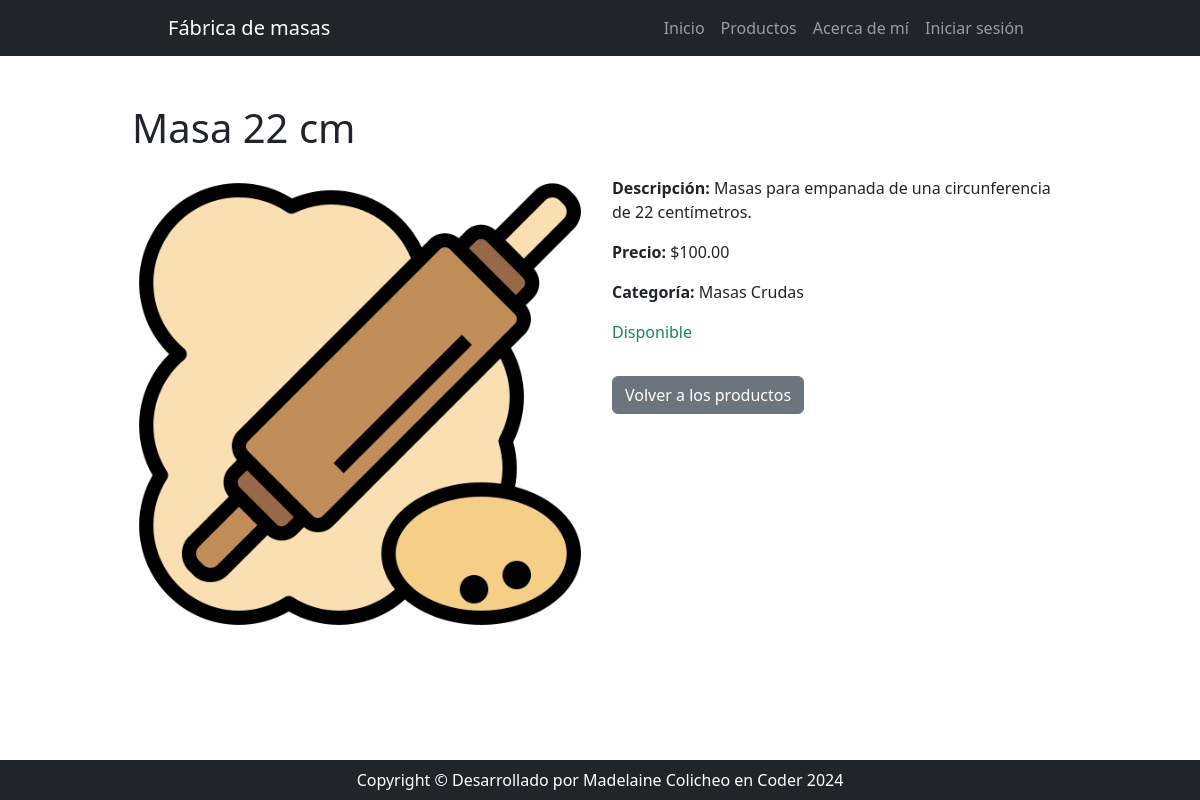
The page /producto/1/ on the database its author committed.
### app/models.py (models this page shows, shortened)
class Producto(models.Model):
    nombre = models.CharField(max_length=100)
    descripcion = models.TextField()
    categoria = models.ForeignKey(Categoria, on_delete=models.CASCADE)
    precio = models.DecimalField(max_digits=10, decimal_places=2)
    imagen = models.ImageField(upload_to='productos/')
    disponibilidad = models.BooleanField(default=True)

class Categoria(models.Model):
    nombre = models.CharField(max_length=100)
    descripcion = models.TextField()

### app/views.py (the view)
# urls.py: path('producto/<int:id>/', views.producto_detalle, name='producto_detalle'),  # URL para el detalle de un producto específico
def producto_detalle(request, id):
    producto = get_object_or_404(Producto, id=id)
    return render(request, 'app/producto_detalle.html', {'producto': producto})

### app/templates/app/producto_detalle.html (shortened to what this page needs)
{% load static %}
<!DOCTYPE html>
<html lang="es">
<head>
    <link href="https://cdn.jsdelivr.net/npm/bootstrap@5.2.3/dist/css/bootstrap.min.css" rel="stylesheet">
    <link href="{% static 'core/css/styles.css' %}" rel="stylesheet">
</head>
<body>
    {% include 'app/componentes/navbar.html' %}
    <div class="container mt-5">
        <h1 class="mb-4">{{ producto.nombre }}</h1>
        <div class="row">
            <div class="col-md-6">
                <img src="{{ producto.imagen.url }}" class="img-fluid" alt="{{ producto.nombre }}">
            </div>
            <div class="col-md-6">
                <p><strong>Descripción:</strong> {{ producto.descripcion }}</p>
                <p><strong>Precio:</strong> ${{ producto.precio|floatformat:2 }}</p>
                <p><strong>Categoría:</strong> {{ producto.categoria.nombre }}</p>
                {% if producto.disponibilidad %}
                <p class="text-success">Disponible</p>
                {% else %}
                <p class="text-danger">No Disponible</p>
                {% endif %}
                <a href="{% url 'app:productos' %}" class="btn btn-secondary mt-3">Volver a los productos</a>
            </div>
        </div>
    </div>
    {% include 'app/componentes/footer.html' %}
</body>
</html>

### rows shown on the page
Producto: nombre "Masa 22 cm", imagen (picture), descripcion "Masas para empanada de una circunferencia de 22 centímetros.", precio "100.00", categoria.nombre "Masas Crudas"
